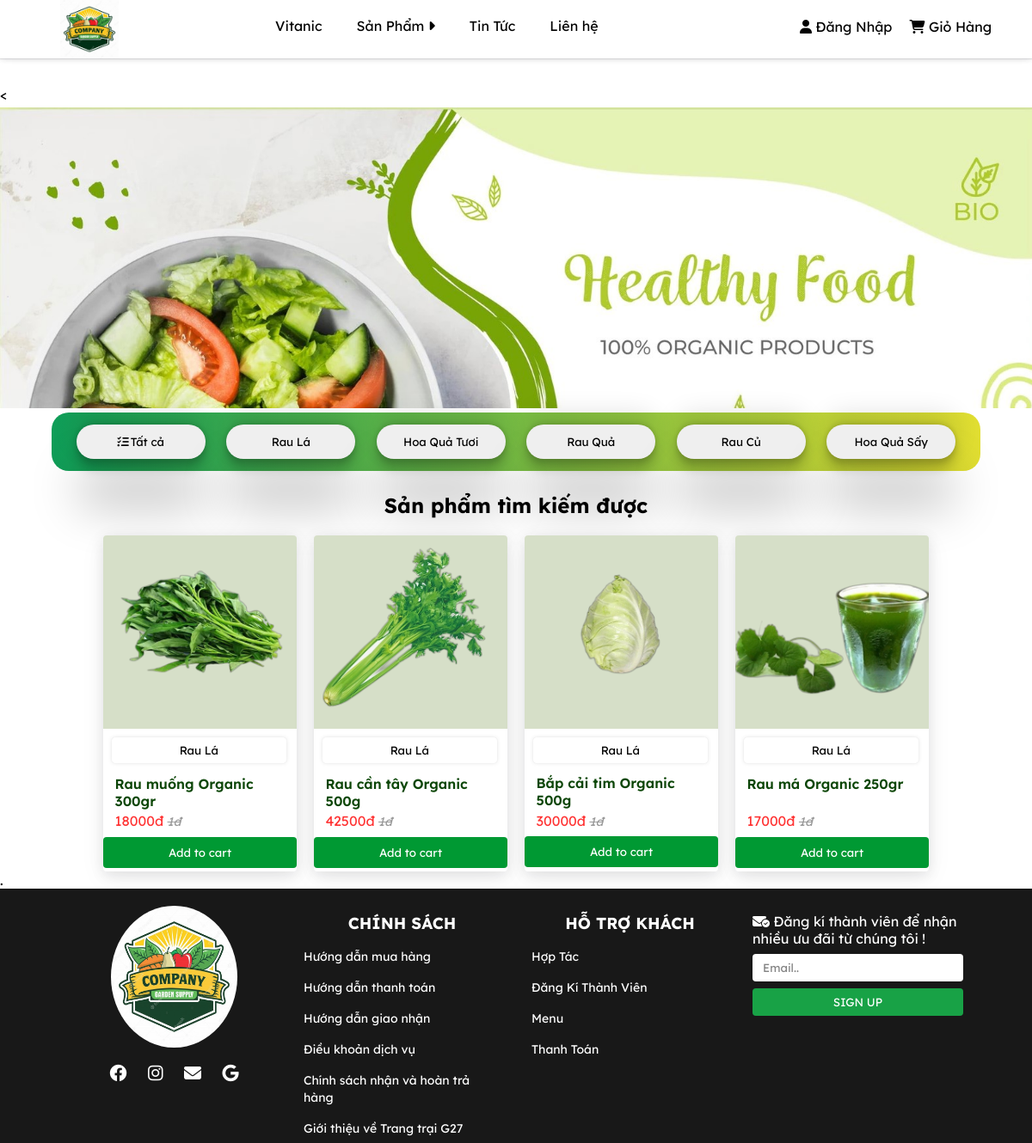
Screenshot of /view/index.php?act=danhmucsanpham&madanhmuc=4 with the database file from the repository.
### tables this page shows
CREATE TABLE `category` (
  `id_cate` int(11) NOT NULL,
  `name_cate` varchar(255) NOT NULL
);

CREATE TABLE `products` (
  `id` int(11) NOT NULL,
  `name` varchar(255) NOT NULL,
  `price` float NOT NULL,
  `weight` int(11) NOT NULL,
  `image` text DEFAULT NULL,
  `comment` varchar(255) DEFAULT NULL,
  `content` text DEFAULT NULL,
  `voucher` varchar(255) DEFAULT NULL,
  `status` tinyint(4) DEFAULT NULL,
  `amount` int(11) DEFAULT NULL,
  `cate_id` int(11) NOT NULL
);

### model/pdo.php (called while the page is built, shortened)
<?php
function pdo_get_connection(){
    $dburl = "mysql:host=localhost;dbname=duan1;charset=utf8";
    $username = 'root';
    $password = '';
    $conn = new PDO($dburl, $username, $password);
    $conn->setAttribute(PDO::ATTR_ERRMODE, PDO::ERRMODE_EXCEPTION);
    return $conn;
}
function pdo_query($sql){
    $sql_args = array_slice(func_get_args(), 1);
    try{
        $conn = pdo_get_connection();
        $stmt = $conn->prepare($sql);
        $stmt->execute($sql_args);
        $rows = $stmt->fetchAll();
        return $rows;
    }
    catch(PDOException $e){
        throw $e;
    }
    finally{
        unset($conn);
    }
}

### model/danhmuc.php (called while the page is built, shortened)
<?php
   function loadall_dm(){
    $sql = "select * from category order by id_cate";
    $listdm = pdo_query($sql);
    return $listdm;
   }
?>

### model/sanpham.php (called while the page is built, shortened)
<?php
   function loadsp_home(){
   $sql="select * from products inner join category on products.cate_id=category.id_cate where 1 order by name desc limit 0,8";
   $listsp = pdo_query($sql);
   return $listsp;
   }
   function loadAll_sanpham($kyw="", $cate_id=0) {
      $sql = "select * from products inner join category on products.cate_id=category.id_cate where 1";
      if($cate_id>0){
          $sql.=" and cate_id ='".$cate_id."'";
      }
      $sql.=" order by id";
      $listsanpham = pdo_query($sql);
      return $listsanpham;
  }

### view/global.php (called while the page is built)
<?php
$img_path= "../public/img";
?>

### view/danhmucsanpham.php (the view, shortened to what this page needs)
<!DOCTYPE html>
<html lang="en">
<head>
    <link rel="stylesheet" href="../Main/css/product.css">
    <link rel="stylesheet" href="https://cdnjs.cloudflare.com/ajax/libs/font-awesome/6.1.1/css/all.min.css">
</head>
<body>
    <?php
    if (isset($_GET['madanhmuc'])) {
        $madm = $_GET['madanhmuc'];
    }
    ?>
    <?php include "header.php" ?>
    <div class="wrapper">
        <<div id="banner">
    </div>
    <div class="food-menu">
        <button class="button_name"><i class="fa-solid fa-list-check"></i><a href="index.php?act=sanpham">Tất cả</a></button>
        <?php
        $dsdm = loadall_dm();
        foreach ($dsdm as $key => $value) {
        ?>
            <button class="button_name"><a href="index.php?act=danhmucsanpham&madanhmuc=<?php echo $value['id_cate'] ?>"><?php echo $value['name_cate'] ?></a></button>
        <?php
        }
        ?>
    </div>
    <h2 class="title">Sản phẩm tìm kiếm được</h2>
    <div class="food-list">
        <?php
        $dsproduct = loadAll_sanpham("", $madm);
        foreach ($dsproduct as $sp) {
            extract($sp);
            $link = "index.php?act=detail&id=" . $id;
            $loadsp = "index.php?act=listsp&cate_id=" . $id_cate;
            $img = $img_path . $image;
            echo '
                <div class="product-box">
                <a href="' . $link . '">
                <img src="' . $img . '" alt="">
                </a>
                <a style="text-decoration: none;" href="' . $loadsp . '"><button>' . $name_cate . '</button></a>
                <a href="' . $link . '">
                <p class="name">' . $name . '</p>
                <p class="price">' . $price . 'đ <del>' . $amount . 'đ</del></p>
                </a>
                <div class="product-box-btn">
                <form action="index.php?act=addcart" method="POST">
                  <input type="hidden" name="id" value="'.$id.'">
                  <input type="hidden" name="image" value="'.$image.'">
                  <input type="hidden" name="name" value="'.$name.'">
                  <input type="hidden" name="price" value="'.$price.'">
                     <input class="add" type="submit" name="addcart" value="Add to cart">
                  </form>
                </div>
            </div>
                ';
        }
        ?>
    </div>
    </div>
</body>
</html>

### Main/css/style.css (style rules this page uses)
* { padding: 0; margin: 0; box-sizing: border-box; --main-color: #009933; --color-text: rgb(12, 70, 7); font-family: font; }
img { vertical-align: middle; }
.product-box { min-height: 15.625em; border-radius: 4px; box-shadow: rgba(17, 17, 26, 0.1) 0px 4px 16px, rgba(17, 17, 26, 0.05) 0px 8px 32px; overflow: hidden; transition: .2s; display: grid; }
.product-box img { width: 100%; background-color: rgb(214, 223, 200); margin-bottom: 10px; }
.product-box>a>button { box-shadow: rgba(0, 0, 0, 0.1) 0px 0px 5px 0px, rgba(0, 0, 0, 0.1) 0px 0px 1px 0px; border: none; background-color: unset; text-align: center; border-radius: 4px; width: 90%; height: 30px; margin: 0px 10px; }
.product-box a { text-decoration: none; }
.product-box p { margin: 6% 6% 2% 6%; }
.product-box .name { height: 30px; font-weight: 600; color: var(--color-text); }
.product-box .price { opacity: .8; color: red; font-size: 16px; text-align: left; }
.product-box .price del { color: gray; font-size: 14px; font-style: italic; }
input[type=submit] { width: 100%; margin: 0 auto; border: none; background-color: var(--main-color); color: #fff; border-radius: 4px; padding: 10px; margin: 4px 0px; }
.add { color: #fff; }
.title { text-align: center; overflow: hidden; position: relative; }

### Main/css/product.css (style rules this page uses)
:root { --primary-color: #0f9d58; }
.wrapper { margin-top: 100px; }
.food-menu { width: 90vw; margin: 5px auto; border-radius: 20px; text-align: center; background-color: #000; background-image: linear-gradient(to left, rgb(225, 222, 49),#0f9d58); padding: 10px; }
.food-menu button { margin: 4px 10px; padding: 12px; min-width: 150px; border-radius: 20px; border: none; transition: .3s; box-shadow: rgba(0, 0, 0, 0.25) 0px 54px 55px, rgba(0, 0, 0, 0.12) 0px -12px 30px, rgba(0, 0, 0, 0.12) 0px 4px 6px, rgba(0, 0, 0, 0.17) 0px 12px 13px, rgba(0, 0, 0, 0.09) 0px -3px 5px; }
.food-menu button a { text-decoration: none; color: #000; }
.food-menu i { margin-right: 2px; }
.food-list { display: grid; grid-template-columns: 1fr 1fr 1fr 1fr; grid-gap: 20px; width: 80%; margin: 0 auto; }

### view/danhmucsanpham.php (style rules this page uses)
#banner { background: url(../Images/banner/banner1.jpg); width: 100%; min-height: 350px; background-size: cover; margin: 0 auto; margin-top: 5px; }
.title { text-align: center; padding: 20px; }

### rows the page displays
category: name_cate "Rau Lá"
category: name_cate "Hoa Quả Tươi"
category: name_cate "Rau Quả"
category: name_cate "Rau Củ"
category: name_cate "Hoa Quả Sấy"
products: image (picture), cate.name_cate "Rau Lá", name "Rau muống Organic 300gr", price "18000", amount "1"
products: image (picture), cate.name_cate "Rau Lá", name "Rau cần tây Organic 500g", price "42500", amount "1"
products: image (picture), cate.name_cate "Rau Lá", name "Bắp cải tim Organic 500g", price "30000", amount "1"
products: image (picture), cate.name_cate "Rau Lá", name "Rau má Organic 250gr", price "17000", amount "1"
